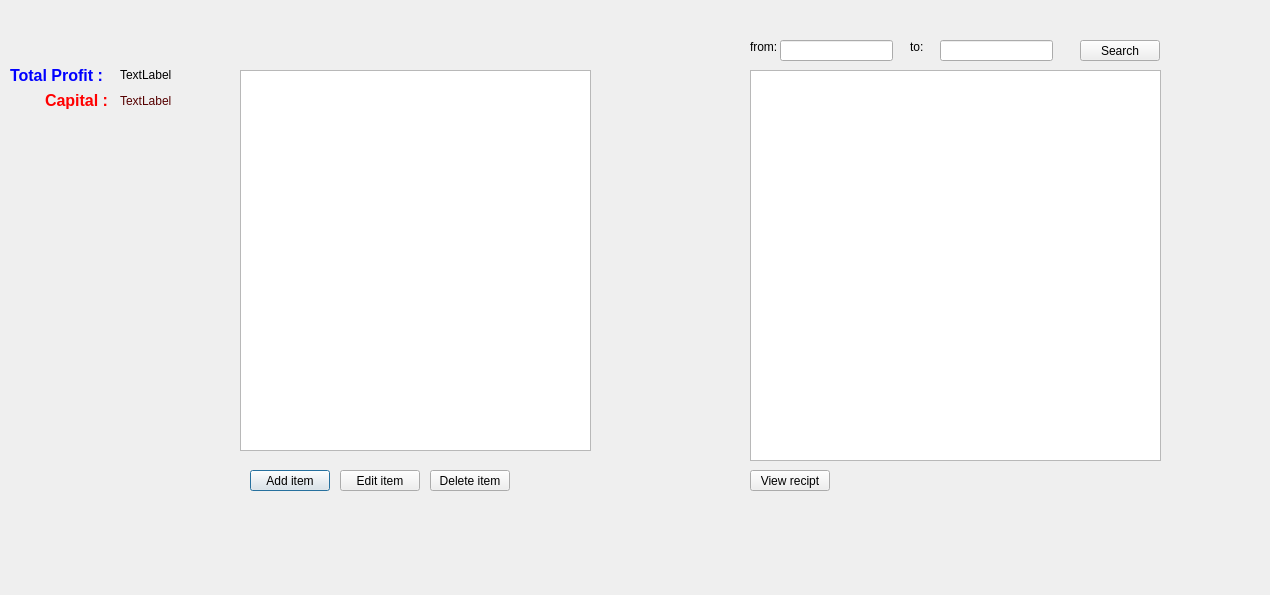
<?xml version="1.0" encoding="UTF-8"?>
<ui version="4.0">
 <class>StoreMenu</class>
 <widget class="QDialog" name="StoreMenu">
  <property name="geometry">
   <rect>
    <x>0</x>
    <y>0</y>
    <width>1270</width>
    <height>595</height>
   </rect>
  </property>
  <property name="windowTitle">
   <string>Dialog</string>
  </property>
  <widget class="QListWidget" name="listWidget">
   <property name="geometry">
    <rect>
     <x>240</x>
     <y>70</y>
     <width>351</width>
     <height>381</height>
    </rect>
   </property>
  </widget>
  <widget class="QPushButton" name="pushButton">
   <property name="geometry">
    <rect>
     <x>250</x>
     <y>470</y>
     <width>80</width>
     <height>21</height>
    </rect>
   </property>
   <property name="text">
    <string>Add item</string>
   </property>
  </widget>
  <widget class="QPushButton" name="pushButton_2">
   <property name="geometry">
    <rect>
     <x>340</x>
     <y>470</y>
     <width>80</width>
     <height>21</height>
    </rect>
   </property>
   <property name="text">
    <string>Edit item</string>
   </property>
  </widget>
  <widget class="QPushButton" name="pushButton_3">
   <property name="geometry">
    <rect>
     <x>430</x>
     <y>470</y>
     <width>80</width>
     <height>21</height>
    </rect>
   </property>
   <property name="text">
    <string>Delete item</string>
   </property>
  </widget>
  <widget class="QListWidget" name="listWidget_2">
   <property name="geometry">
    <rect>
     <x>750</x>
     <y>70</y>
     <width>411</width>
     <height>391</height>
    </rect>
   </property>
  </widget>
  <widget class="QPushButton" name="pushButton_4">
   <property name="geometry">
    <rect>
     <x>750</x>
     <y>470</y>
     <width>80</width>
     <height>21</height>
    </rect>
   </property>
   <property name="text">
    <string>View recipt</string>
   </property>
  </widget>
  <widget class="QLineEdit" name="lineEdit">
   <property name="geometry">
    <rect>
     <x>780</x>
     <y>40</y>
     <width>113</width>
     <height>21</height>
    </rect>
   </property>
  </widget>
  <widget class="QLineEdit" name="lineEdit_2">
   <property name="geometry">
    <rect>
     <x>940</x>
     <y>40</y>
     <width>113</width>
     <height>21</height>
    </rect>
   </property>
  </widget>
  <widget class="QLabel" name="label">
   <property name="geometry">
    <rect>
     <x>750</x>
     <y>40</y>
     <width>47</width>
     <height>13</height>
    </rect>
   </property>
   <property name="text">
    <string>from:</string>
   </property>
  </widget>
  <widget class="QLabel" name="label_2">
   <property name="geometry">
    <rect>
     <x>910</x>
     <y>40</y>
     <width>47</width>
     <height>13</height>
    </rect>
   </property>
   <property name="text">
    <string>to:</string>
   </property>
  </widget>
  <widget class="QPushButton" name="pushButton_5">
   <property name="geometry">
    <rect>
     <x>1080</x>
     <y>40</y>
     <width>80</width>
     <height>21</height>
    </rect>
   </property>
   <property name="text">
    <string>Search</string>
   </property>
  </widget>
  <widget class="QLabel" name="label_3">
   <property name="geometry">
    <rect>
     <x>10</x>
     <y>60</y>
     <width>111</width>
     <height>31</height>
    </rect>
   </property>
   <property name="text">
    <string>&lt;html&gt;&lt;head/&gt;&lt;body&gt;&lt;p&gt;&lt;span style=&quot; font-size:12pt; font-weight:600; color:#0000ff;&quot;&gt;Total Profit :&lt;/span&gt;&lt;/p&gt;&lt;/body&gt;&lt;/html&gt;</string>
   </property>
  </widget>
  <widget class="QLabel" name="label_4">
   <property name="geometry">
    <rect>
     <x>120</x>
     <y>65</y>
     <width>111</width>
     <height>20</height>
    </rect>
   </property>
   <property name="styleSheet">
    <string notr="true">font: 12pt &quot;MS Sans Serif&quot;;
color: rgb(0, 0, 127);</string>
   </property>
   <property name="text">
    <string>&lt;html&gt;&lt;head/&gt;&lt;body&gt;&lt;p&gt;&lt;span style=&quot; color:#000000;&quot;&gt;TextLabel&lt;/span&gt;&lt;/p&gt;&lt;/body&gt;&lt;/html&gt;</string>
   </property>
  </widget>
  <widget class="QLabel" name="label_5">
   <property name="geometry">
    <rect>
     <x>45</x>
     <y>90</y>
     <width>101</width>
     <height>21</height>
    </rect>
   </property>
   <property name="text">
    <string>&lt;html&gt;&lt;head/&gt;&lt;body&gt;&lt;p&gt;&lt;span style=&quot; font-size:12pt; font-weight:600; color:#ff0000;&quot;&gt;Capital :&lt;/span&gt;&lt;/p&gt;&lt;/body&gt;&lt;/html&gt;</string>
   </property>
  </widget>
  <widget class="QLabel" name="label_6">
   <property name="geometry">
    <rect>
     <x>120</x>
     <y>93</y>
     <width>111</width>
     <height>16</height>
    </rect>
   </property>
   <property name="styleSheet">
    <string notr="true">font: 12pt &quot;MS Sans Serif&quot;;
color: rgb(85, 0, 0);</string>
   </property>
   <property name="text">
    <string>TextLabel</string>
   </property>
  </widget>
 </widget>
 <resources/>
 <connections/>
</ui>
